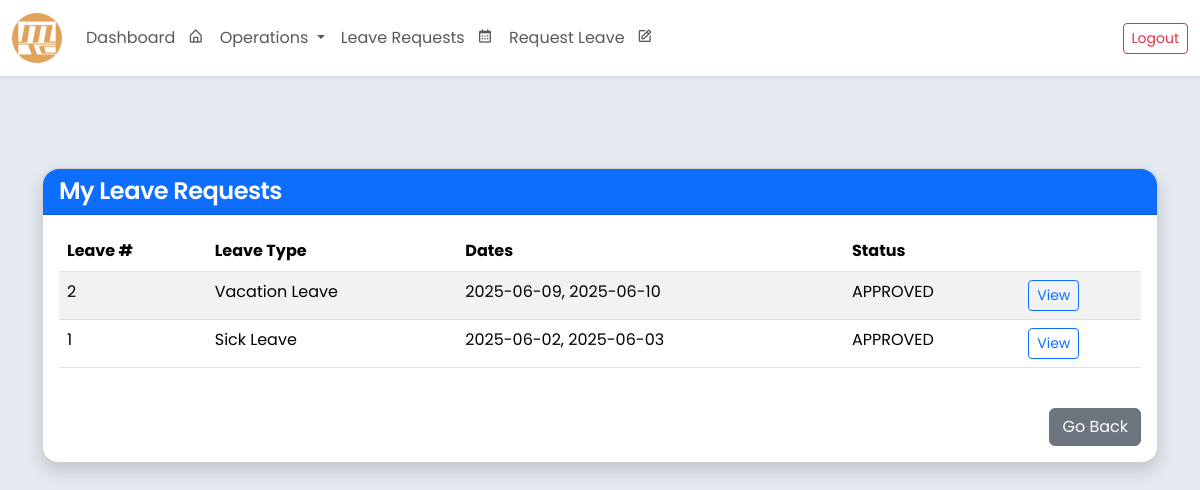
The app's page /my-leave-requests/ (signed in), older data.
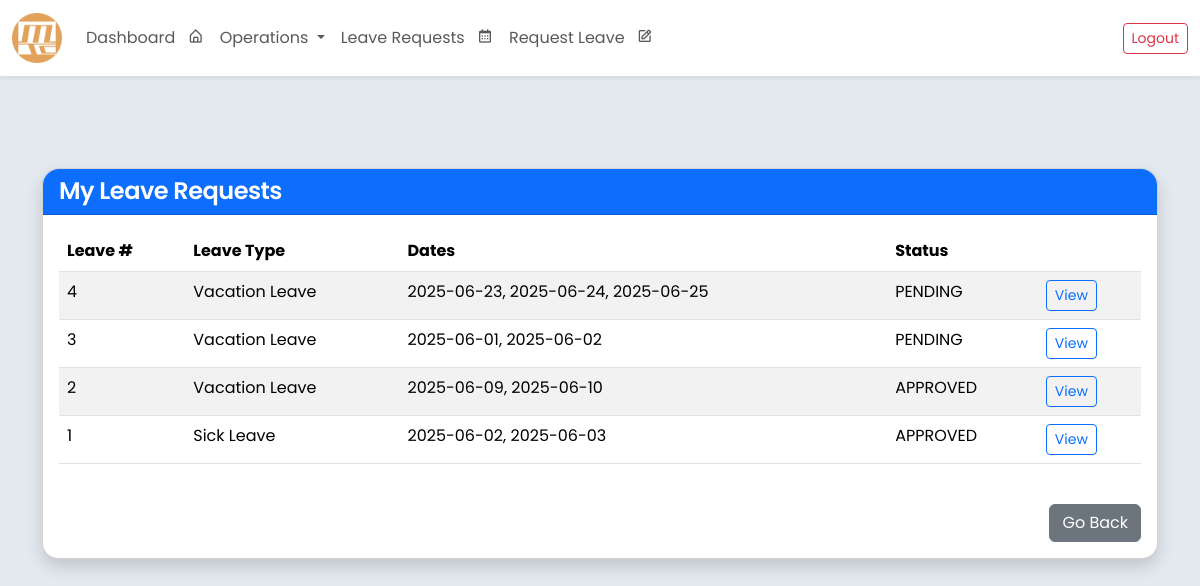
The same page, newer data.
### core/models.py (models this page shows, shortened)
class LeaveRequest(models.Model):
    class LeaveType(models.TextChoices):
        SICK = 'SICK', 'Sick Leave'
        MATERNITY = 'MATERNITY', 'Maternity Leave'
        PATERNITY = 'PATERNITY', 'Paternity Leave'
        VACATION = 'VACATION', 'Vacation Leave'
        EMERGENCY = 'EMERGENCY', 'Emergency Leave'
    class ApprovalStatus(models.TextChoices):
        PENDING = 'PENDING', 'PENDING'
        APPROVED = 'APPROVED', 'APPROVED'
        REJECTED = 'REJECTED', 'REJECTED'
    employee = models.ForeignKey('Employee', on_delete=models.CASCADE, related_name='leave_requests')
    leave_number = models.PositiveIntegerField(unique=True, editable=False)
    leave_dates = JSONField(default=list, blank=True, null=True)
    reason_for_leave = models.TextField()
    leave_type = models.CharField(max_length=20, choices=LeaveType.choices)
    remarks = models.TextField(blank=True, null=True)
    leave_credit_deduction = models.PositiveIntegerField(default=0)
    deduction_applied = models.BooleanField(default=False)
    department_approval = models.CharField(max_length=10, choices=ApprovalStatus.choices, default=ApprovalStatus.PENDING)
    hr_approval = models.CharField(max_length=10, choices=ApprovalStatus.choices, default=ApprovalStatus.PENDING)
    president_approval = models.CharField(max_length=10, choices=ApprovalStatus.choices, default=ApprovalStatus.PENDING)
    status = models.CharField(max_length=10, choices=ApprovalStatus.choices, default=ApprovalStatus.PENDING)
    paid_dates = models.PositiveIntegerField(default=0)
    unpaid_dates = models.PositiveIntegerField(default=0)
    created_at = models.DateTimeField(auto_now_add=True)

### core/views.py (the view)
# urls.py: path("my-leave-requests/", views.my_leave_requests, name="my_leave_requests"),
def my_leave_requests(request):
    leave_requests = LeaveRequest.objects.filter(employee=request.user.employee).order_by('-created_at')
    return render(request, 'my_leave_requests.html', {
        'leave_requests': leave_requests
    })

### core/templates/my_leave_requests.html
{% extends "base.html" %}
{% block content %}
<div class="container mt-5">
    <div class="card shadow rounded-4">
        <div class="card-header bg-primary text-white rounded-top-4">
            <h4 class="mb-0">My Leave Requests</h4>
        </div>
        <div class="card-body">
            {% if leave_requests %}
                <div class="table-responsive">
                    <table class="table table-striped">
                        <thead>
                            <tr>
                                <th>Leave #</th>
                                <th>Leave Type</th>
                                <th>Dates</th>
                                <th>Status</th>
                                <th></th>
                            </tr>
                        </thead>
                        <tbody>
                            {% for leave in leave_requests %}
                            <tr>
                                <td>{{ leave.leave_number }}</td>
                                <td>{{ leave.get_leave_type_display }}</td>
                                <td>{{ leave.leave_dates|join:", " }}</td>
                                <td>{{ leave.status }}</td>
                                <td>
                                    <a href="{% url 'leave_request_detail' leave.pk %}" class="btn btn-sm btn-outline-primary">
                                        View
                                    </a>
                                </td>
                            </tr>
                            {% endfor %}
                        </tbody>
                    </table>
                </div>
            {% else %}
                <p class="text-muted">You have not submitted any leave requests.</p>
            {% endif %}
            <div class="text-end mt-4">
                <a href="javascript:history.back()" class="btn btn-secondary">Go Back</a>
            </div>
        </div>
    </div>
</div>
{% endblock %}

Row changes from the older to the newer data that the page shows:
added LeaveRequest: leave_number "4", leave_type "Vacation Leave", leave_dates "2025-06-23, 2025-06-24, 2025-06-25", status "PENDING"
added LeaveRequest: leave_number "3", leave_type "Vacation Leave", leave_dates "2025-06-01, 2025-06-02", status "PENDING"
